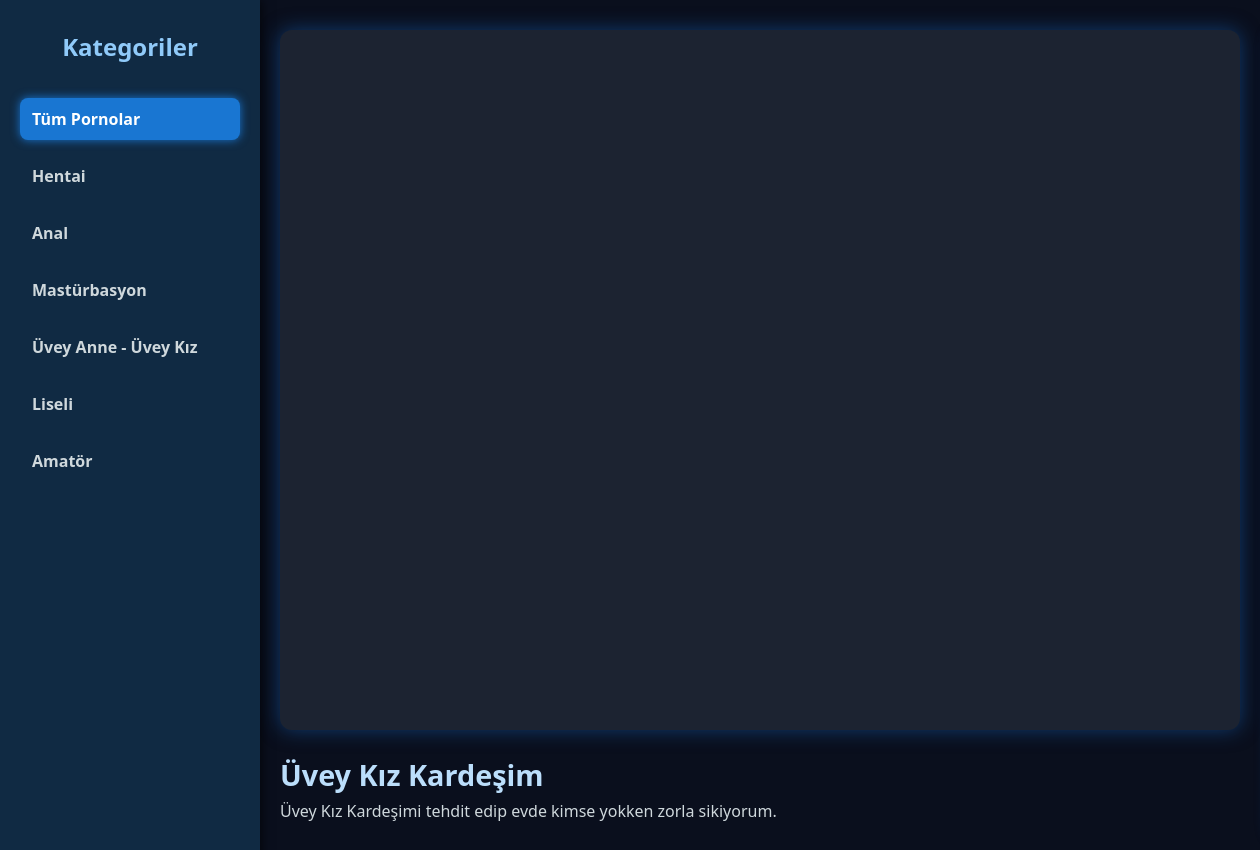
Screenshot of /porno/4/watch/ with the database file from the repository.
### porno/models.py (models this page shows, shortened)
class PornCategory(models.Model):
    name = models.CharField(max_length=100)

class PornVideo(models.Model):
    title = models.CharField(max_length=255)
    description = models.TextField(blank=True, null=True)
    poster = models.ImageField(upload_to='posters/', blank=True, null=True)
    video_url = models.URLField(blank=True, null=True)  # tüm video linkleri buraya
    external_id = models.CharField(max_length=50, blank=True, null=True)
    upload_date = models.DateTimeField(auto_now_add=True)
    category = models.ForeignKey(PornCategory, on_delete=models.CASCADE)

### porno/views.py (the view)
# urls.py: path('porno/<int:video_id>/watch/', views.porno_watch, name='porno_watch'),
def porno_watch(request, video_id):
    video = get_object_or_404(PornVideo, id=video_id)
    categories = PornCategory.objects.all()
    videos = PornVideo.objects.all()  # tüm videoları aldık
    context = {
        'video': video,
        'categories': categories,
        'videos': videos,            # bunu kesin ekle
        'secili_kategori': None,
    }
    return render(request, 'pornomovie/porno_watch.html', context)

### porno/templates/pornomovie/porno_watch.html (shortened to what this page needs)
<!DOCTYPE html>
<html lang="tr">
<head>
</head>
<body>
  <nav class="sidebar" role="navigation" aria-label="Kategori Listesi">
    <h2>Kategoriler</h2>
    <a href="{% url 'home' %}" class="{% if not secili_kategori %}active{% endif %}">Tüm Pornolar</a>
    {% for category in categories %}
      <a href="{% url 'category_videos' category.id %}" class="{% if secili_kategori and secili_kategori.id == category.id %}active{% endif %}">{{ category.name }}</a>
    {% endfor %}
  </nav>
  <div class="main-container">
    <div class="video-section">
      <div class="video-player">
        <iframe
          src="https://www.pornhub.com/embed/{{ video.external_id }}"
          allowfullscreen
          title="{{ video.title }}">
        </iframe>
      </div>
      <div class="video-info">
        <h1>{{ video.title }}</h1>
        <p>{{ video.description }}</p>
      </div>
    </div>
  </div>
</body>
</html>

### porno/templates/pornomovie/porno_watch.html (style rules this page uses)
body { margin: 0; background: #0a0f1d; color: #fff; font-family: 'Segoe UI', sans-serif; display: flex; min-height: 100vh; }
.sidebar { width: 220px; background: #102a43; padding: 30px 20px; box-shadow: 2px 0 10px rgba(0, 0, 0, 0.6); display: flex; flex-direction: column; gap: 15px; position: fixed; top: 0; left: 0; bottom: 0; overflow-y: auto; z-index: 1000; user-select: none; }
.sidebar h2 { margin: 0 0 20px 0; color: #90caf9; font-size: 1.5rem; font-weight: 700; text-align: center; }
.sidebar a { color: #cfd8dc; text-decoration: none; font-weight: 600; padding: 10px 12px; border-radius: 8px; transition: background-color 0.3s ease; white-space: nowrap; overflow: hidden; text-overflow: ellipsis; }
.sidebar a:hover, .sidebar a.active { background-color: #1976d2; color: white; box-shadow: 0 0 10px #1976d2; }
.main-container { margin-left: 270px; display: flex; flex-direction: row; padding: 30px 20px 30px 10px; gap: 30px; width: calc(100% - 270px); box-sizing: border-box; }
.video-section { max-width: 1250px; display: flex; flex-direction: column; gap: 10px; flex-shrink: 0; width: 100%; }
.video-player { height: 700px; background: #1c2331; border-radius: 12px; box-shadow: 0 0 20px rgba(21, 101, 192, 0.5); overflow: hidden; }
.video-player iframe { width: 100%; height: 700px; border: none; border-radius: 12px; }
.video-info { background: transparent; padding: 0; border-radius: 0; box-shadow: none; color: #cfd8dc; max-height: none; overflow: visible; user-select: text; }
.video-info h1 { color: #bbdefb; font-size: 1.8rem; margin: 15px 0 5px 0; text-align: left; }
.video-info p { font-size: 1rem; line-height: 1.5; margin: 0 0 15px 0; text-align: left; }

### rows the page displays
PornCategory: name "Hentai"
PornCategory: name "Anal"
PornCategory: name "Mastürbasyon"
PornCategory: name "Üvey Anne - Üvey Kız"
PornCategory: name "Liseli"
PornCategory: name "Amatör"
PornVideo: title "Üvey Kız Kardeşim", description "Üvey Kız Kardeşimi tehdit edip evde kimse yokken zorla sikiyorum."
